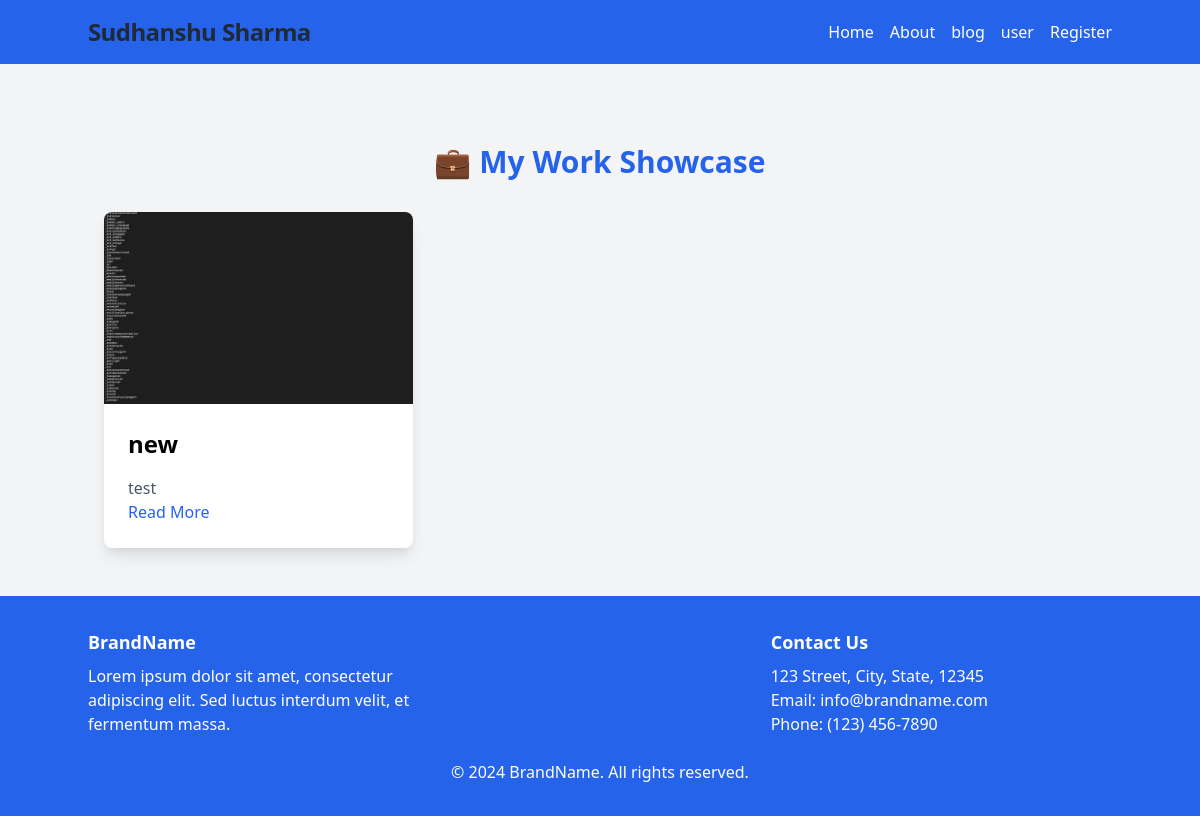
Page /myapp1/blog/ on the committed database.
### myapp1/models.py (models this page shows, shortened)
class BlogPost(models.Model):
    title = models.CharField(max_length=200)
    description = models.TextField()
    image = models.ImageField(upload_to='blog_images/')
    created_at = models.DateTimeField(auto_now_add=True)

### myapp1/views.py (the view)
# urls.py: path('blog/', views.blog_posts, name='blog_posts'),
def blog_posts(request):
    posts = BlogPost.objects.all()
    return render(request, 'blog.html', {'posts': posts})

### Templates/blog.html
{% extends 'base.html' %}
{% block thing %}
<section id="blog" class="py-12">
    <div class="max-w-screen-xl mx-auto px-4">
        <h2 class="text-3xl font-bold text-center text-blue-600 mb-8">💼 My Work Showcase</h2>
        <div class="grid grid-cols-1 sm:grid-cols-2 lg:grid-cols-3 gap-8">
            {% for post in posts %}
                <div class="bg-white shadow-lg rounded-lg overflow-hidden">
                    <img src="{{ post.image.url }}" alt="{{ post.title }}" class="w-full h-48 object-cover">
                    <div class="p-6">
                        <h3 class="text-2xl font-semibold">{{ post.title }}</h3>
                        <p class="mt-4 text-gray-600">{{ post.description|truncatewords:20 }}</p>
                        <a href="#" class="mt-4 text-blue-600">Read More</a>
                    </div>
                </div>
            {% endfor %}
        </div>
    </div>
</section>
{% endblock %}

### rows in the picture
BlogPost: image (picture), title "new", description "test"
